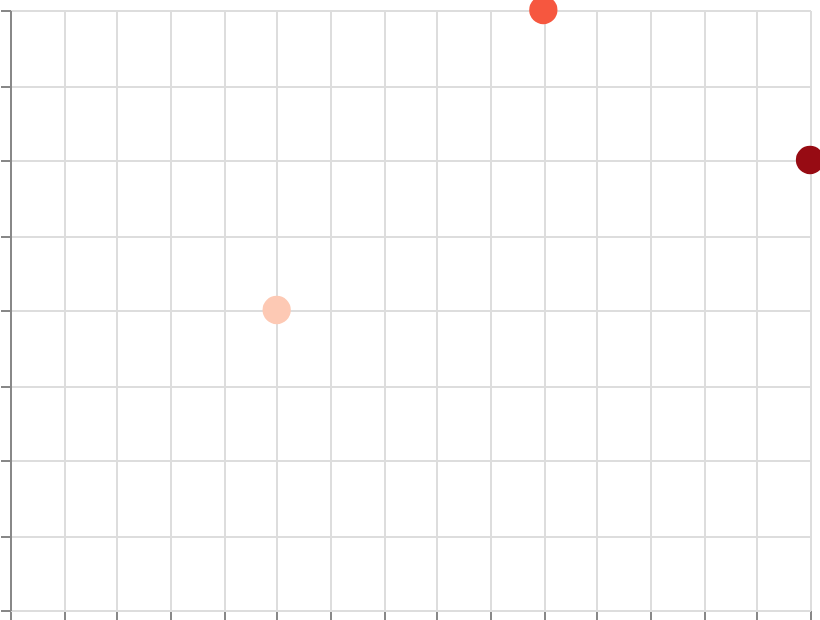

Vega-Lite specification for this chart:
### Vega specification from a JSON file in a GitHub repository (floating-point values rounded to 4 significant figures)
{"$schema": "https://vega.github.io/schema/vega/v6.json", "width": 400, "height": 300, "padding": 5, "autosize": "none", "data": [{"name": "table", "values": [{"x": 1, "y": 2, "val": 10}, {"x": 2, "y": 4, "val": 50}, {"x": 3, "y": 3, "val": 90}]}], "scales": [{"name": "x", "type": "linear", "domain": {"data": "table", "field": "x"}, "range": "width", "nice": true}, {"name": "y", "type": "linear", "domain": {"data": "table", "field": "y"}, "range": [{"signal": "height"}, 0], "nice": true}, {"name": "color", "type": "sequential", "domain": {"data": "table", "field": "val"}, "scheme": "reds"}], "marks": [{"type": "symbol", "from": {"data": "table"}, "encode": {"update": {"x": {"scale": "x", "field": "x"}, "y": {"scale": "y", "field": "y"}, "size": {"value": 200}, "fill": {"scale": "color", "field": "val"}}}}], "axes": [{"scale": "x", "orient": "bottom", "grid": true, "labels": false}, {"scale": "y", "orient": "left", "grid": true, "labels": false}], "legends": [{"fill": "color", "title": "Risk"}]}
